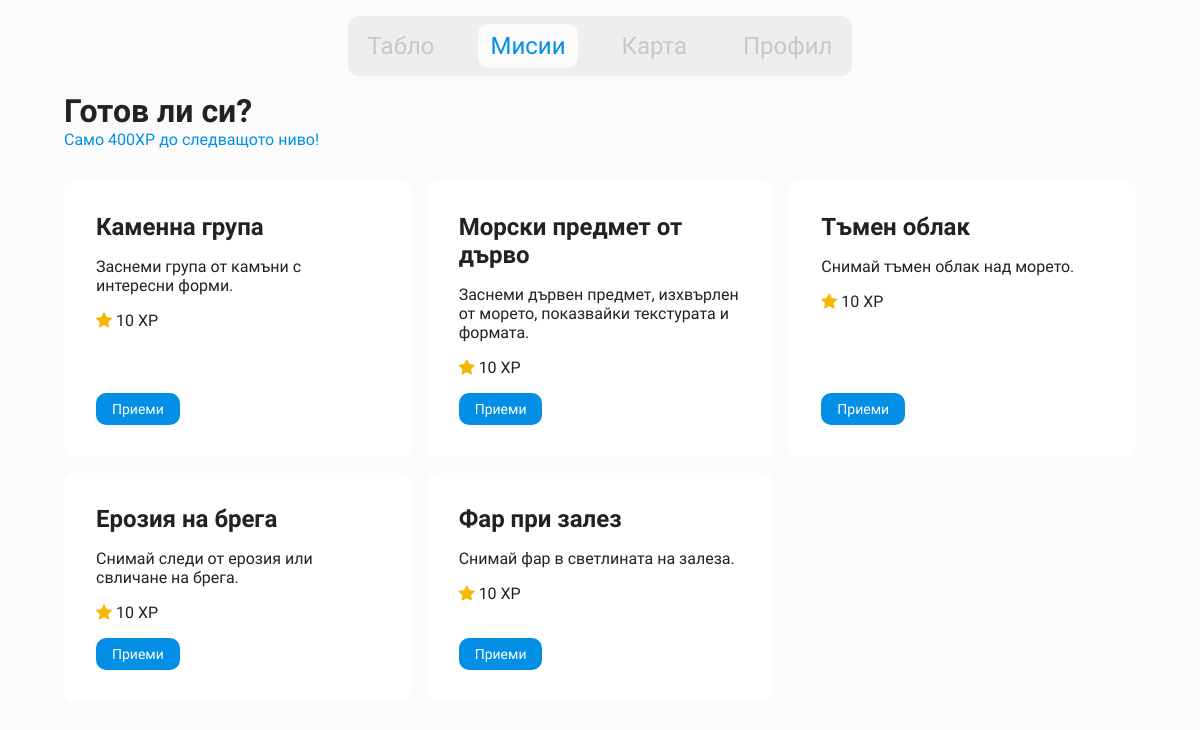
Page /tasks/ (signed in) on the earlier database version.
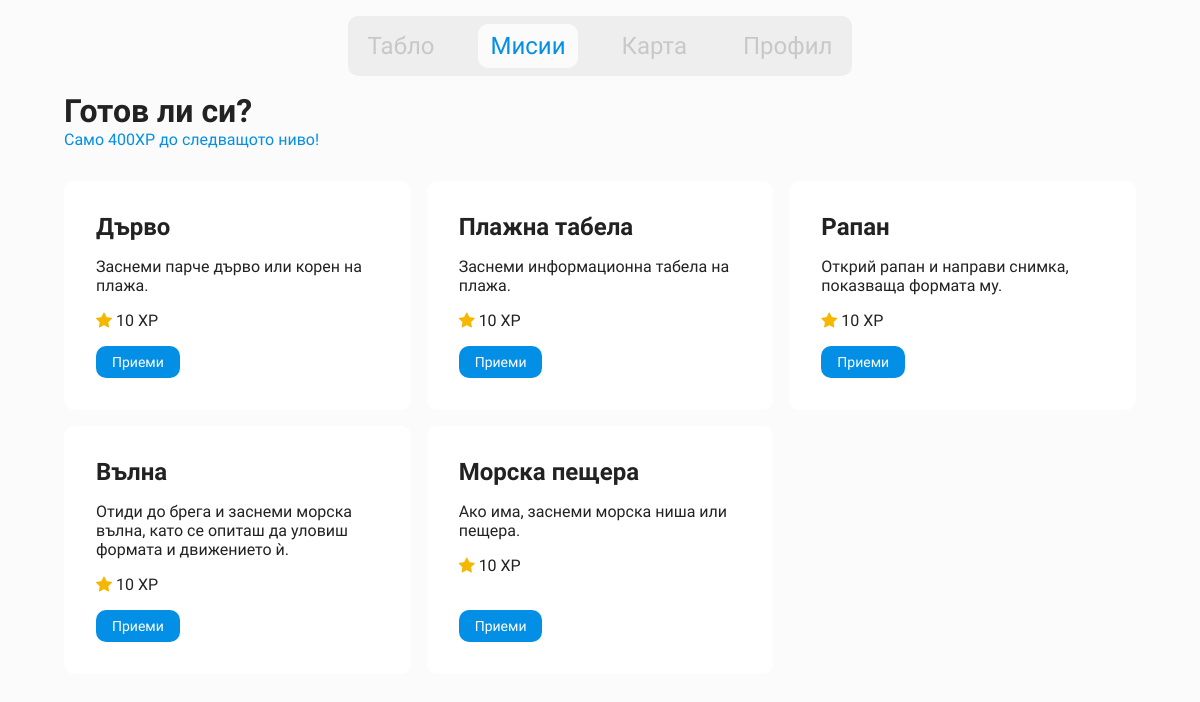
Same page on the later database version.
### beaches/models.py (models this page shows, shortened)
class Task(models.Model):
    DIFFICULTY_CHOICES = [
        ('easy', 'Easy'),
        ('medium', 'Medium'),
        ('hard', 'Hard'),
    ]
    CATEGORY_CHOICES = [
        ('clean', 'Погрижи се природата'),
        ('photo', 'Снимай'),
        ('observe', 'Научи за фауната'),
    ]
    title = models.CharField(max_length=200, default="Task")
    description = models.TextField(max_length=100, null=True)
    user_desc = models.TextField(max_length=1000, null=True)
    difficulty = models.CharField(max_length=10, choices=DIFFICULTY_CHOICES, default="easy")
    category = models.CharField(max_length=20, choices=CATEGORY_CHOICES, default="photo")
    date_assigned = models.DateField(null=True, blank=True)
    reward = models.PositiveIntegerField(default=10)
    is_daily = models.BooleanField(default=False)
    icon = models.CharField(null=True, blank=True, default="bi bi-bullseye")

### beaches/views.py (the view)
# urls.py: path("tasks/", views.tasks_view, name="tasks"),
@login_required
def tasks_view(request):
    profile = models.UserProfile.objects.get(user=request.user)
    all_tasks = models.Task.objects.all()
    accepted_tasks = models.AcceptedTask.objects.filter(
        user_profile=profile, status='accepted'
    )
    completed_tasks = models.AcceptedTask.objects.filter(
        user_profile=profile, status='completed'
    )
    xp_to_next_level = profile.xp_for_next_level - profile.xp
    context = {
        "tasks": all_tasks,
        "accepted_ids": list(accepted_tasks.values_list("task_id", flat=True)),
        "completed_ids": list(completed_tasks.values_list("task_id", flat=True)),
        "xp_to_next_level": xp_to_next_level,
        "current_xp": profile.xp,
        "current_level": profile.level,
        "xp_next": profile.xp_for_next_level,
    }
    return render(request, "app/gamification/tasks.html", context)

### beaches/models.py (called while the page is built)
    @property
    def level(self):
        return max(1, int(0.1 * math.sqrt(self.xp)))

    @property
    def xp_for_next_level(self):
        next_level = self.level + 1
        return int((next_level / 0.1) ** 2)

### beaches/templates/app/gamification/tasks.html (shortened to what this page needs)
{% load static %}
{% load widget_tweaks %}
<!DOCTYPE html>
<html lang="en">
<head>
    <link rel="stylesheet" href="{% static 'alert.css' %}">
    <link rel="stylesheet" href="{% static 'nav.css' %}">
    <link rel="stylesheet" href="{% static 'tasks.css' %}">
    <link rel="stylesheet" href="https://cdn.jsdelivr.net/npm/bootstrap-icons@1.13.1/font/bootstrap-icons.min.css">
</head>
<body>
    {% include 'app/components/navbar.html' %}
    <h1>Готов ли си?</h1>
    <p class="xp-next">Само {{ xp_next }}XP до следващото ниво!</p>
    <div class="task-wrapper">
        {% for task in tasks %}
            <div class="task {% if task.id in completed_ids %} completed {% endif %}">
                <h2 class="task-title">{{ task.title }}</h2>
                <p class="task-desc">{{ task.user_desc }}</p>
                <p class="task-reward"><i class="bi bi-star-fill"></i> {{ task.reward }} XP</p>
                {% if task.id in completed_ids %}
                    <p class="text-green"><i class="bi bi-check-lg"></i> Изпълнено</p>
                {% else %}
                    <form action="{% url 'accept_task' task.id %}" method="POST" class="mt-3">
                        <button class="btn-primary">Приеми</button>
                    </form>
                {% endif %}
            </div>
        {% empty %}
            <p>Нямате мисии...</p>
        {% endfor %}
    </div>
</body>
</html>

### beaches/templates/app/components/navbar.html (shortened to what this page needs)
{% load static %}
<link rel="stylesheet" href="{% static 'nav.css' %}">
<nav>
    <ul>
        <li id="nav-dashboard"><a href="{% url 'dashboard' %}"><span class="nav-text active">Табло</span></a></li>
        <li id="nav-missions"><a href="{% url 'tasks' %}"><span class="nav-text">Мисии</span></a></li>
        <li id="nav-map"><a href="{% url 'map' %}"><span class="nav-text">Карта</span></a></li>
        <li id="nav-account"><a href="{% url 'account' %}"><span class="nav-text">Профил</span></a></li>
    </ul>
    <div class="nav-indicator"></div>
</nav>

### static/nav.css (style rules this page uses)
body { font-family: "Onest", sans-serif; padding-bottom: 60px; }
nav { background-color: #EEEEEE; border-radius: 10px; padding: 8px; width: fit-content; display: flex; justify-content: center; position: relative; overflow: hidden; margin: 16px auto; z-index: 990; }
nav ul { display: flex; gap: 32px; list-style: none; font-size: 24px; color: #C8C8C8; justify-content: space-evenly; margin: 0; padding: 0; width: 100%; align-items: center; }
nav ul li { position: relative; z-index: 1; cursor: pointer; }
nav ul li a { display: flex; align-items: center; gap: 8px; padding: 8px 12px; border-radius: 10px; text-decoration: none; color: inherit; z-index: 2; position: relative; transition: color 0.3s ease; }
nav ul li.active a, nav ul li.active a .nav-text { color: #048FE6; }
.nav-indicator { position: absolute; background-color: #FBFBFB; border-radius: 10px; z-index: 0; left: 0; top: 0; transition: left 0.28s cubic-bezier(.2,.9,.3,1), top 0.28s cubic-bezier(.2,.9,.3,1), width 0.28s cubic-bezier(.2,.9,.3,1), height 0.28s cubic-bezier(.2,.9,.3,1); pointer-events: none; }

### static/tasks.css (style rules this page uses)
* { margin: 0; padding: 0; box-sizing: border-box; font-family: "Onest", sans-serif; }
body { background-color: #fbfbfb; color: #222222; padding-right: 64px; padding-left: 64px; }
.xp-next { color: #048FE6; margin-bottom: 32px; }
.task-wrapper { display: grid; grid-template-columns: repeat(4, 1fr); gap: 16px; align-items: stretch; }
.task { display: flex; flex-direction: column; gap: 16px; border-radius: 10px; box-shadow: 0 0 0 10px -2px rgba(43, 43, 43, 0.25); padding: 32px; background-color: #ffffff; }
.task form, .task > p:last-child { margin-top: auto; }
.btn-primary { background-color: #048FE6; display: inline-flex; align-items: center; justify-content: center; gap: 8px; padding: 8px 16px; position: relative; border-radius: 10px; overflow: hidden; cursor: pointer; border: none; transition: background-color 0.2s ease, transform 0.1s ease; font-family: "Onest", sans-serif; color: #ffffff; font-size: 14px; line-height: normal; width: fit-content; font-weight: 300; }
.bi-star-fill { color: #F5B700; }
@media (max-width: 1200px) { .task-wrapper { grid-template-columns: repeat(3, 1fr); } }

Differences in the rows shown:
removed Task: title "Каменна група", user_desc "Заснеми група от камъни с интересни форми.", reward "10", shows "Приеми"
removed Task: title "Морски предмет от дърво", user_desc "Заснеми дървен предмет, изхвърлен от морето, показвайки текстурата и формата.", reward "10", shows "Приеми"
removed Task: title "Тъмен облак", user_desc "Снимай тъмен облак над морето.", reward "10", shows "Приеми"
removed Task: title "Ерозия на брега", user_desc "Снимай следи от ерозия или свличане на брега.", reward "10", shows "Приеми"
removed Task: title "Фар при залез", user_desc "Снимай фар в светлината на залеза.", reward "10", shows "Приеми"
added Task: title "Дърво", user_desc "Заснеми парче дърво или корен на плажа.", reward "10", shows "Приеми"
added Task: title "Плажна табела", user_desc "Заснеми информационна табела на плажа.", reward "10", shows "Приеми"
added Task: title "Рапан", user_desc "Открий рапан и направи снимка, показваща формата му.", reward "10", shows "Приеми"
added Task: title "Вълна", user_desc "Отиди до брега и заснеми морска вълна, като се опиташ да уловиш формата и движението ѝ.", reward "10", shows "Приеми"
added Task: title "Морска пещера", user_desc "Ако има, заснеми морска ниша или пещера.", reward "10", shows "Приеми"
